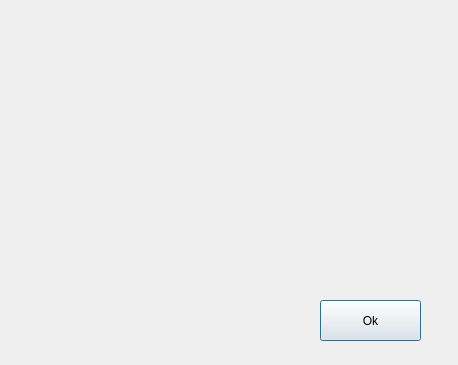
<?xml version="1.0" encoding="UTF-8"?>
<ui version="4.0">
 <class>Dialog</class>
 <widget class="QDialog" name="Dialog">
  <property name="geometry">
   <rect>
    <x>0</x>
    <y>0</y>
    <width>458</width>
    <height>365</height>
   </rect>
  </property>
  <property name="windowTitle">
   <string>Dialog</string>
  </property>
  <widget class="QPushButton" name="btnOk">
   <property name="geometry">
    <rect>
     <x>320</x>
     <y>300</y>
     <width>101</width>
     <height>41</height>
    </rect>
   </property>
   <property name="text">
    <string>Ok</string>
   </property>
  </widget>
 </widget>
 <resources/>
 <connections/>
</ui>
